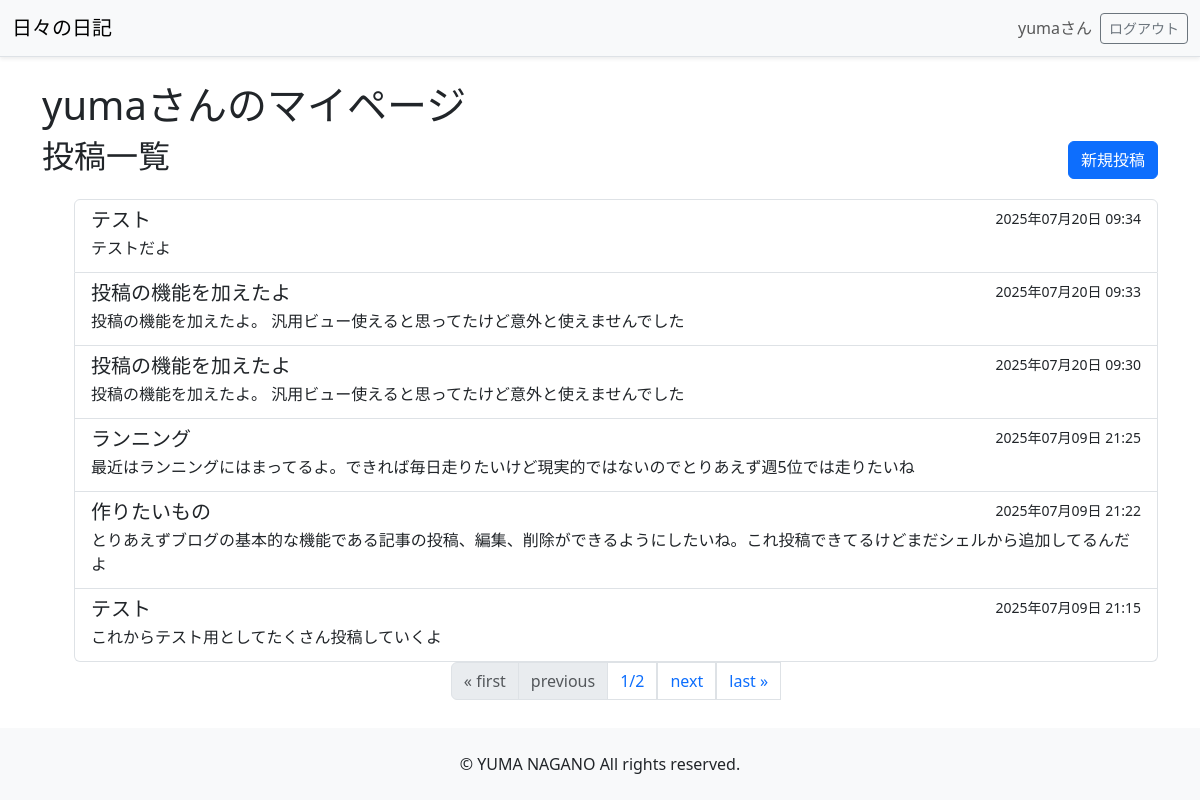
The page /mypage/ (signed in) on the database as committed earlier.
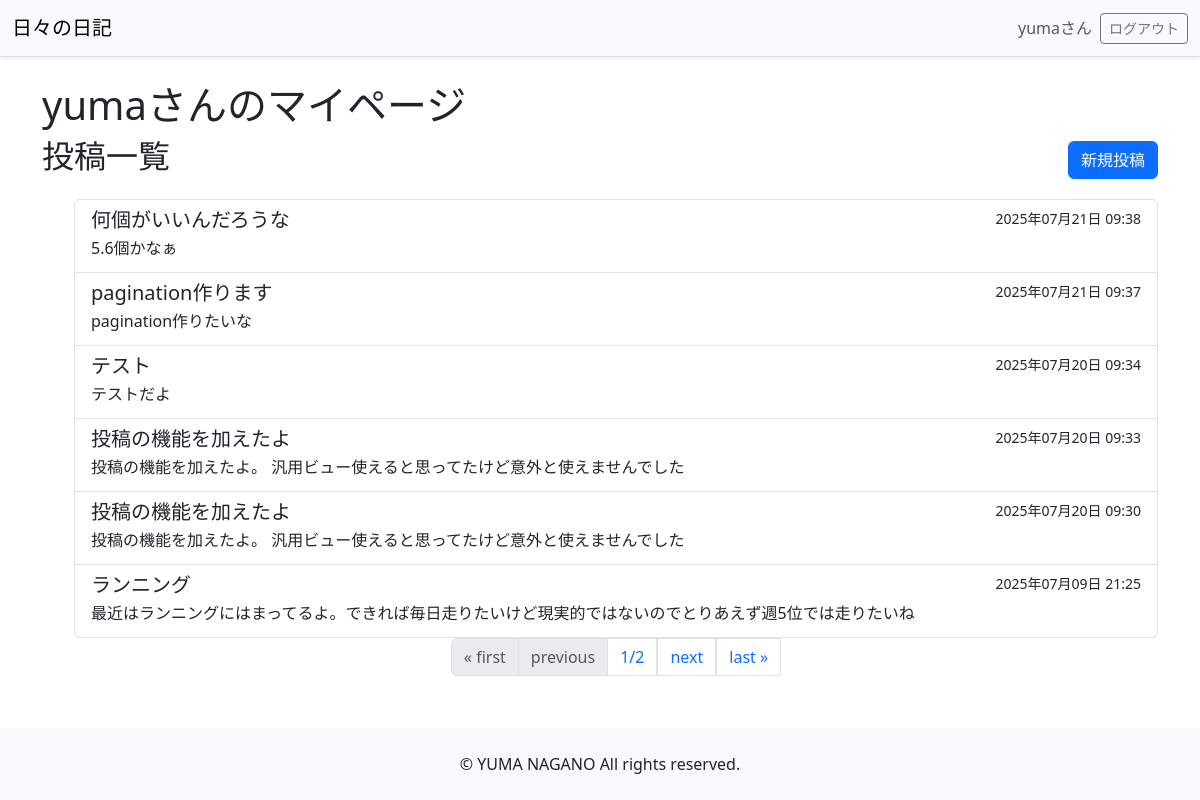
The same page on the database as committed later.
### brog/models.py (models this page shows, shortened)
class Post(models.Model):
    title = models.CharField(max_length=200)
    author = models.ForeignKey(User, on_delete=models.CASCADE)
    content = models.TextField()
    created_at = models.DateTimeField(auto_now_add=True)

### brog/views.py (the view)
# urls.py: path('mypage/', views.MyPageView.as_view(), name='mypage'),
class MyPageView(LoginRequiredMixin, ListView):
    paginate_by = 6
    model = Post
    template_name = 'brog/mypage.html'
    context_object_name = 'posts'
    def get_queryset(self):
        return Post.objects.filter(author=self.request.user).order_by('-created_at')
    def get_context_data(self, **kwargs):
        context = super().get_context_data(**kwargs)
        context['user'] = self.request.user
        return context

### brog/templates/brog/mypage.html (shortened to what this page needs)
{% extends 'brog/base.html' %} {% block content %}
<h1>{{ user.username }}さんのマイページ</h1>
<div class="d-flex justify-content-between align-items-center mb-3">
  <h2>投稿一覧</h2>
  <a href="{% url 'brog:post_create' %}" class="btn btn-primary">新規投稿</a>
</div>
{% if posts %}
<ul>
  <div class="list-group">
    {% for post in posts %}
    <a
      href="{% url 'brog:post_detail' post.id %}"
      class="list-group-item list-group-item-action"
    >
      <div class="d-flex w-100 justify-content-between">
        <h5 class="mb-1">{{ post.title }}</h5>
        <small>{{ post.created_at|date:"Y年m月d日 H:i"}}</small>
      </div>
      <p class="mb-1">{{ post.content|truncatewords:20 }}</p>
    </a>
    {% endfor %}
  </div>
  <nav aria-label="Page navigation example">
    <ul class="pagination justify-content-center">
      {% if page_obj.has_previous %}
      <a class="page-link" href="?page=1">&laquo; first</a>
      <a class="page-link" href="?page={{ page_obj.previous_page_number }}"
        >previous</a
      >
      {% else %}
      <li class="page-item disabled">
        <a class="page-link">&laquo; first</a>
      </li>
      <li class="page-item disabled">
        <a class="page-link">previous</a>
      </li>
      {% endif %}
      <li class="page-item">
        <a class="page-link" href="#"> {{ page_obj.number }}/{{ page_obj.paginator.num_pages }} </a>
      </li>
      {% if page_obj.has_next %}
      <a class="page-link" href="?page={{ page_obj.next_page_number }}">next</a>
      <a class="page-link" href="?page={{ page_obj.paginator.num_pages }}"
        >last &raquo;</a
      >
      {% endif %}
    </ul>
  </nav>
</ul>
{% else %}
<p>まだ投稿がありません。</p>
{% endif %} {% endblock%}

Rows that differ between the two databases and show on the page:
no longer on this page (row unchanged): Post: title "作りたいもの", created_at "2025年07月09日 21:22", content "とりあえずブログの基本的な機能である記事の投稿、編集、削除ができるようにしたいね。これ投稿できてるけどまだシェルから追加してるんだよ"
no longer on this page (row unchanged): Post: title "テスト", created_at "2025年07月09日 21:15", content "これからテスト用としてたくさん投稿していくよ"
added Post: title "何個がいいんだろうな", created_at "2025年07月21日 09:38", content "5.6個かなぁ"
added Post: title "pagination作ります", created_at "2025年07月21日 09:37", content "pagination作りたいな"
